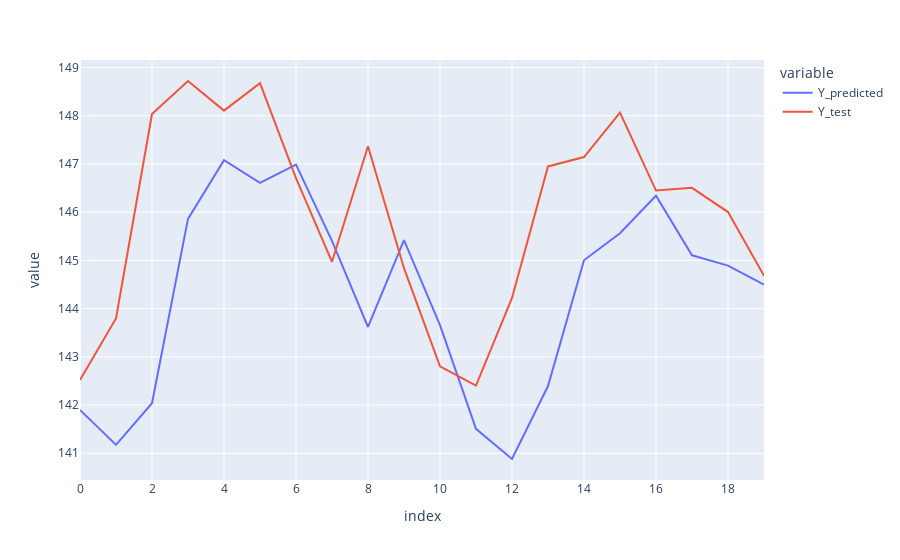

The cell this chart's notebook holds for it:
### Code cell
Y_hat_test_prime = []
for x in X_test:
    x = x.reshape(1, n_steps, n_features)
    Y_hat_test_prime.append(model_google.predict(x, verbose=0))
Y_hat_test_prime = np.array(Y_hat_test_prime).reshape(X_test.shape[0])
fig = px.line(y=[Y_hat_test_prime, Y_test])
newnames = {'wide_variable_0':'Y_predicted', 'wide_variable_1': 'Y_test'}
fig.for_each_trace(lambda t: t.update(name = newnames[t.name],
                                      legendgroup = newnames[t.name],
                                     hovertemplate = t.hovertemplate.replace(t.name, newnames[t.name])
                                   )
                  )
fig.show()

### Figure 1 — Plotly figure (JSON) as saved in the notebook; plotly's stock layout.template omitted (floating-point values rounded to 4 significant figures)
{"data": [{"hovertemplate": "variable=Y_predicted<br>index=%{x}<br>value=%{y}<extra></extra>", "legendgroup": "Y_predicted", "line": {"color": "#636efa", "dash": "solid"}, "marker": {"symbol": "circle"}, "mode": "lines", "name": "Y_predicted", "orientation": "v", "showlegend": true, "type": "scatter", "x": [0, 1, 2, 3, 4, 5, 6, 7, 8, 9, 10, 11, 12, 13, 14, 15, 16, 17, 18, 19], "xaxis": "x", "y": [141.9, 141.2, 142.0, 145.9, 147.1, 146.6, 147.0, 145.4, 143.6, 145.4, 143.7, 141.5, 140.9, 142.4, 145.0, 145.6, 146.3, 145.1, 144.9, 144.5], "yaxis": "y"}, {"hovertemplate": "variable=Y_test<br>index=%{x}<br>value=%{y}<extra></extra>", "legendgroup": "Y_test", "line": {"color": "#EF553B", "dash": "solid"}, "marker": {"symbol": "circle"}, "mode": "lines", "name": "Y_test", "orientation": "v", "showlegend": true, "type": "scatter", "x": [0, 1, 2, 3, 4, 5, 6, 7, 8, 9, 10, 11, 12, 13, 14, 15, 16, 17, 18, 19], "xaxis": "x", "y": [142.5, 143.8, 148.0, 148.7, 148.1, 148.7, 146.7, 145.0, 147.4, 144.8, 142.8, 142.4, 144.2, 146.9, 147.1, 148.1, 146.4, 146.5, 146.0, 144.7], "yaxis": "y"}], "layout": {"legend": {"title": {"text": "variable"}, "tracegroupgap": 0}, "margin": {"t": 60}, "xaxis": {"anchor": "y", "domain": [0, 1], "title": {"text": "index"}}, "yaxis": {"anchor": "x", "domain": [0, 1], "title": {"text": "value"}}}}
